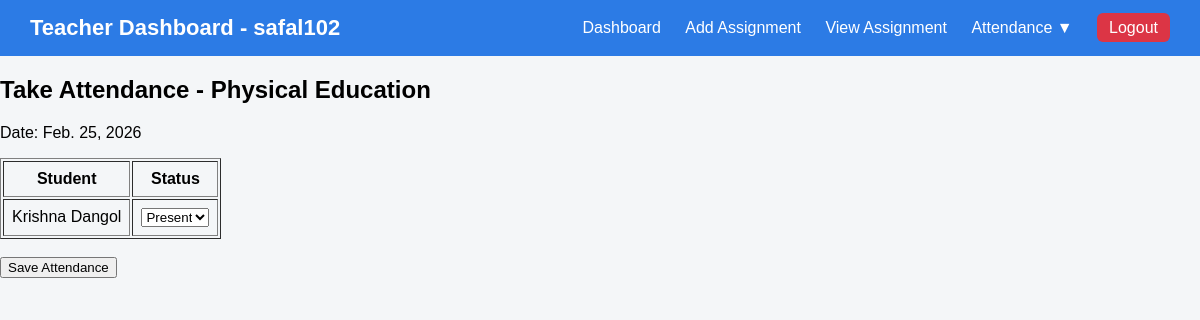
The app's page /teacher/attendance/2 (signed in) with its own data.
### Admin/models.py (models this page shows, shortened)
class Subject(models.Model):
    Teachername=models.CharField(max_length=100)
    teacher=models.ForeignKey(Teacher,on_delete=models.CASCADE,null=True)
    assigned_class=models.CharField(max_length=100,default="AI")
    subject_name=models.CharField(max_length=100,default="Python")

class Student(models.Model):
    user = models.OneToOneField(User, on_delete=models.CASCADE,null=True,blank=True)
    Firstname=models.CharField(max_length=100)
    Lastname=models.CharField(max_length=100)
    Grade=models.CharField(max_length=100)
    course=models.CharField(max_length=100,default="BIT")

### Teacher/views.py (the view, shortened to what this page needs)
# urls.py: path('attendance/<int:subject_id>', views.take_attendance, name='take-attendance'),
@login_required
def take_attendance(request, subject_id):
    teacher = get_object_or_404(Teacher, user=request.user)
    subject = get_object_or_404(Subject, id=subject_id, teacher=teacher)
    students = Student.objects.filter(Grade=subject.assigned_class)
    today = timezone.now().date()
    return render(request, "take_attendance.html", {
        "subject": subject,
        "students": students,
        "today": today
    })

### Teacher/templates/take_attendance.html (shortened to what this page needs)
<!DOCTYPE html>
<html lang="en">
<head>
</head>
<body>
<div class="navbar">
    <h1>Teacher Dashboard - {{ user.username }}</h1>
    <div class="nav-links">
        <a href="{% url 'teacher-dashboard' %}">Dashboard</a>
        <a href="{% url 'add_assignment' %}">Add Assignment</a>
        <a href="{% url 'view_assignment' %}">View Assignment</a>
         <div class="dropdown">
            <a href="#">Attendance ▼</a>
        </div>
        <a href="{% url 'account:logout' %}"
        style="background:#dc3545; padding:6px 12px; border-radius:6px;">
            Logout
        </a>
    </div>
</div>
<h2>Take Attendance - {{ subject.subject_name }}</h2>
<p>Date: {{ today }}</p>
<form method="POST">
    <table border="1" cellpadding="8">
        <tr>
            <th>Student</th>
            <th>Status</th>
        </tr>
        {% for student in students %}
        <tr>
            <td>{{ student.Firstname }} {{ student.Lastname }}</td>
            <td>
                <select name="status_{{ student.id }}">
                    <option value="Present">Present</option>
                </select>
            </td>
        </tr>
        {% endfor %}
    </table>
    <br>
    <button type="submit">Save Attendance</button>
</form>

### Teacher/templates/take_attendance.html (style rules this page uses)
body { font-family: Arial, sans-serif; background-color: #f4f6f8; margin: 0; padding: 0; }
.navbar { background-color: #2c7be5; padding: 15px 30px; display: flex; justify-content: space-between; align-items: center; }
.navbar h1 { color: white; margin: 0; font-size: 22px; }
.nav-links a { color: white; text-decoration: none; margin-left: 20px; font-weight: 500; }
.dropdown { position: relative; display: inline-block; }

### records on screen
Subject: subject_name "Physical Education"
Student: Firstname "Krishna", Lastname "Dangol", id "Present"

### other values on screen
{{ user.username }} "safal102"
